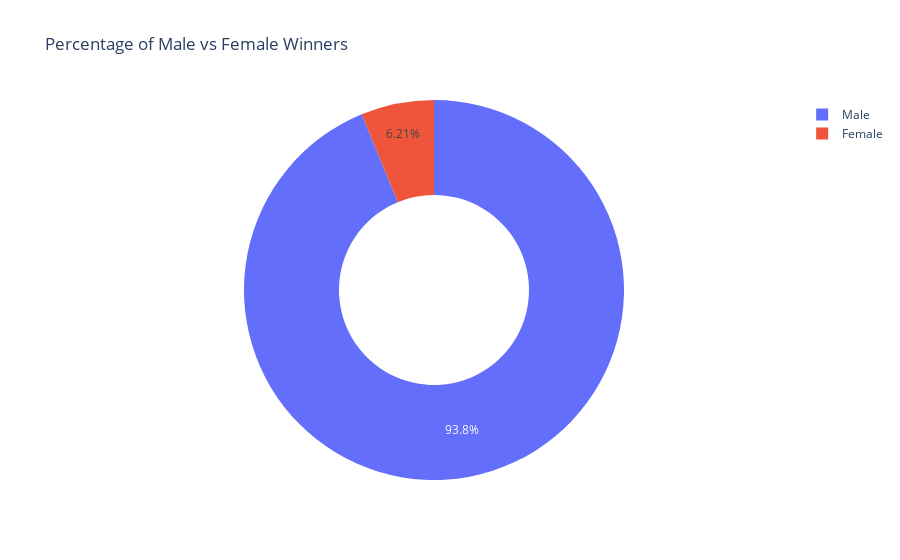

Notebook code for this chart:
### Code cell
donut = px.pie(labels=sex_dist.index, values=sex_dist.values, title="Percentage of Male vs Female Winners", names=sex_dist.index, hole=0.5)
donut.update_traces(textinfo="percent")
donut.show()

### Figure 1 — Plotly figure (JSON) as saved in the notebook; plotly's stock layout.template omitted (floating-point values rounded to 4 significant figures)
{"data": [{"domain": {"x": [0, 1], "y": [0, 1]}, "hole": 0.5, "hovertemplate": "label=%{label}<br>value=%{value}<extra></extra>", "labels": ["Male", "Female"], "legendgroup": "", "name": "", "showlegend": true, "textinfo": "percent", "type": "pie", "values": [876, 58]}], "layout": {"legend": {"tracegroupgap": 0}, "title": {"text": "Percentage of Male vs Female Winners"}}}
